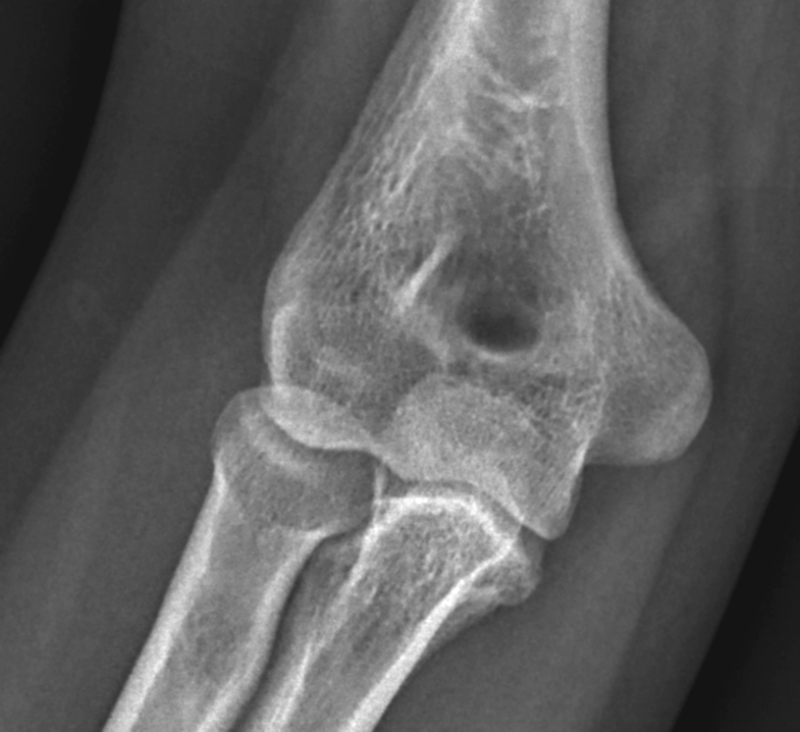
#> input picture image_preprocessing/test/enhanced_contrast_test.png, 800 x 732 px, found by its file name; its folder holds only this picture in this run
$ python test.py
#> lines starting #> are read from the running program, lines starting #| are printed output that depends on the picture; after the words box and inside, x2 and y2 are one past the last pixel; in counts of white or black regions, pixels touching at a corner belong together
#> further down, img is the input picture: shape (732, 800, 3); min 20, max 255, mean 94.2
import cv2
import os

input_dir = '/Users/gmansmacbook/Documents/DeepX_G/image_preprocessing/test'
output_dir = '/Users/gmansmacbook/Documents/DeepX_G/image_preprocessing/test'

def resize_image(img, width=None, height=None):
    """調整影像大小"""
#> called with width = 800
    if width is not None and height is not None:
        img = cv2.resize(img, (width, height))
    elif width is not None:
        r = width / img.shape[1]
#> r = 1
        dim = (width, int(img.shape[0] * r))
#> dim = (800, 732)
        img = cv2.resize(img, dim)
    elif height is not None:
        r = height / img.shape[0]
        dim = (int(img.shape[1] * r), height)
        img = cv2.resize(img, dim)
    return img

def gray_scale(img):
    """轉換為灰度影像"""
    gray = cv2.cvtColor(img, cv2.COLOR_BGR2GRAY)
    return gray

def remove_noise(img, kernel_size=(9 ,9)):
    """去除噪聲"""
#> called with kernel_size = (9, 9)
    blurred = cv2.GaussianBlur(img, kernel_size, 0)
    return blurred

def enhance_contrast(img, alpha=1.2, beta=20):
    """增強對比度"""
#> called with alpha = 1.2, beta = 20
    enhanced = cv2.convertScaleAbs(img, alpha=alpha, beta=beta)
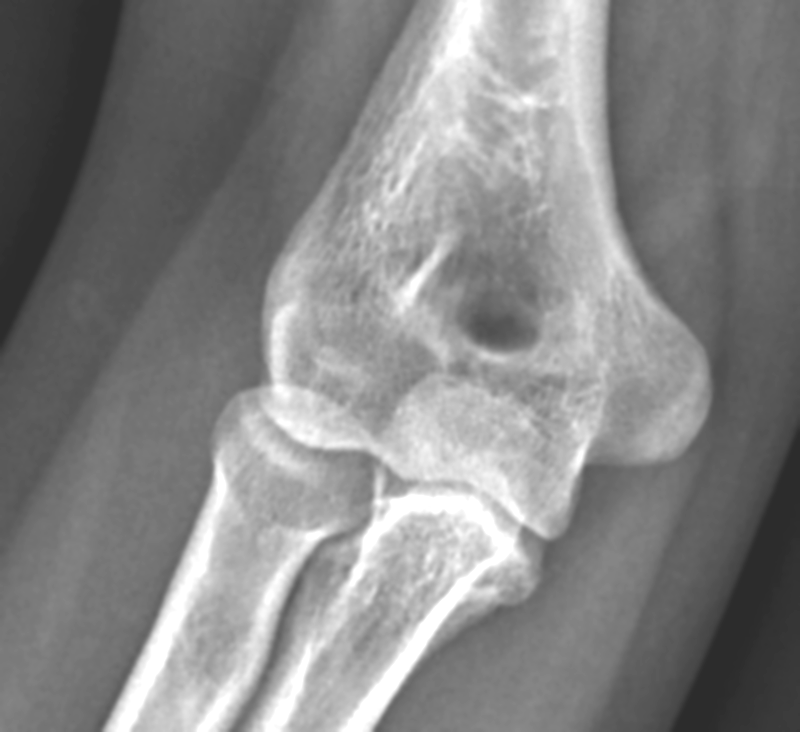
#> enhanced: shape (732, 800); min 44, max 255, mean 132.7
    return enhanced

def thresholding(img, thresh=127, maxval=255, type=cv2.THRESH_BINARY):
    """二值化"""
#> called with thresh = 127, maxval = 255, type = 0
    ret, threshed = cv2.threshold(img, thresh, maxval, type)
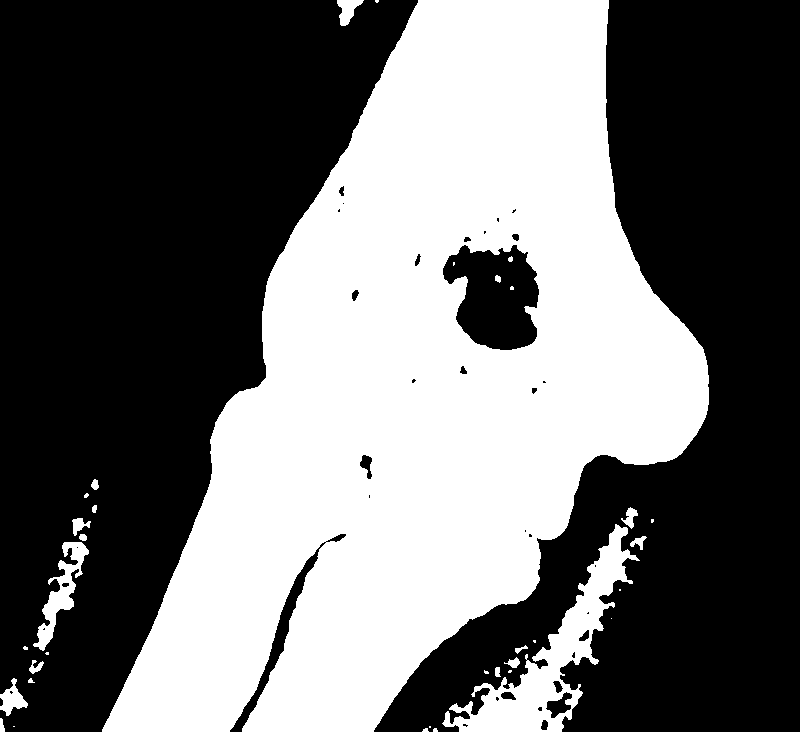
#> threshed: shape (732, 800); 42.6% white; 35 white regions (15 under 20 px), largest, box (x1, y1, x2, y2) and area: (102, 0, 709, 732) 236036, (442, 524, 640, 732) 9726, (33, 542, 89, 651) 1789
#> ret = 127
    return threshed

def edge_detection(img, low_threshold=100, high_threshold=200):
    """邊緣檢測"""
#> called with low_threshold = 100, high_threshold = 200
    edges = cv2.Canny(img, low_threshold, high_threshold)
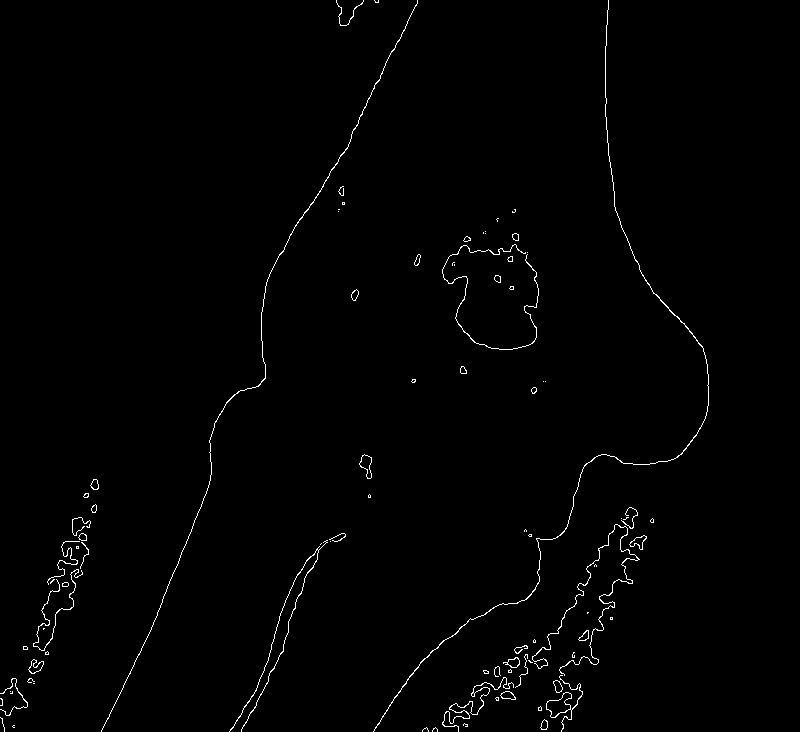
#> edges: shape (732, 800); 0.96% white in thin lines or dots, all inside (x1, y1, x2, y2) = (0, 0, 709, 732)
    return edges


for filename in os.listdir(input_dir):
    if filename.endswith('.png'):
        input_path = os.path.join(input_dir, filename)

        # Create a new filename for the output image
        output_filename = os.path.splitext(filename)[0] + '_processed.png'
        output_path = os.path.join(output_dir, output_filename)

        # 讀取影像
        img = cv2.imread(input_path)

        # 調整影像大小
        img = resize_image(img, width=800)

        # 轉換為灰度影像
        gray = gray_scale(img)

        # 去除噪聲
        blurred = remove_noise(gray)

        # 增強對比度
        enhanced = enhance_contrast(blurred)

        # 二值化
        threshed = thresholding(enhanced)

        # 邊緣檢測
        edges = edge_detection(threshed)

        # 將處理結果輸出至指定路徑的PNG檔案中
        cv2.imwrite(os.path.join(output_dir, 'gray_scale_' + filename), gray)
        cv2.imwrite(os.path.join(output_dir, 'blurred_' + filename), blurred)
        cv2.imwrite(os.path.join(output_dir, 'enhanced_contrast_' + filename), enhanced)
        cv2.imwrite(os.path.join(output_dir, 'thresholded_' + filename), threshed)
        cv2.imwrite(os.path.join(output_dir, 'edge_detection_' + filename), edges)
